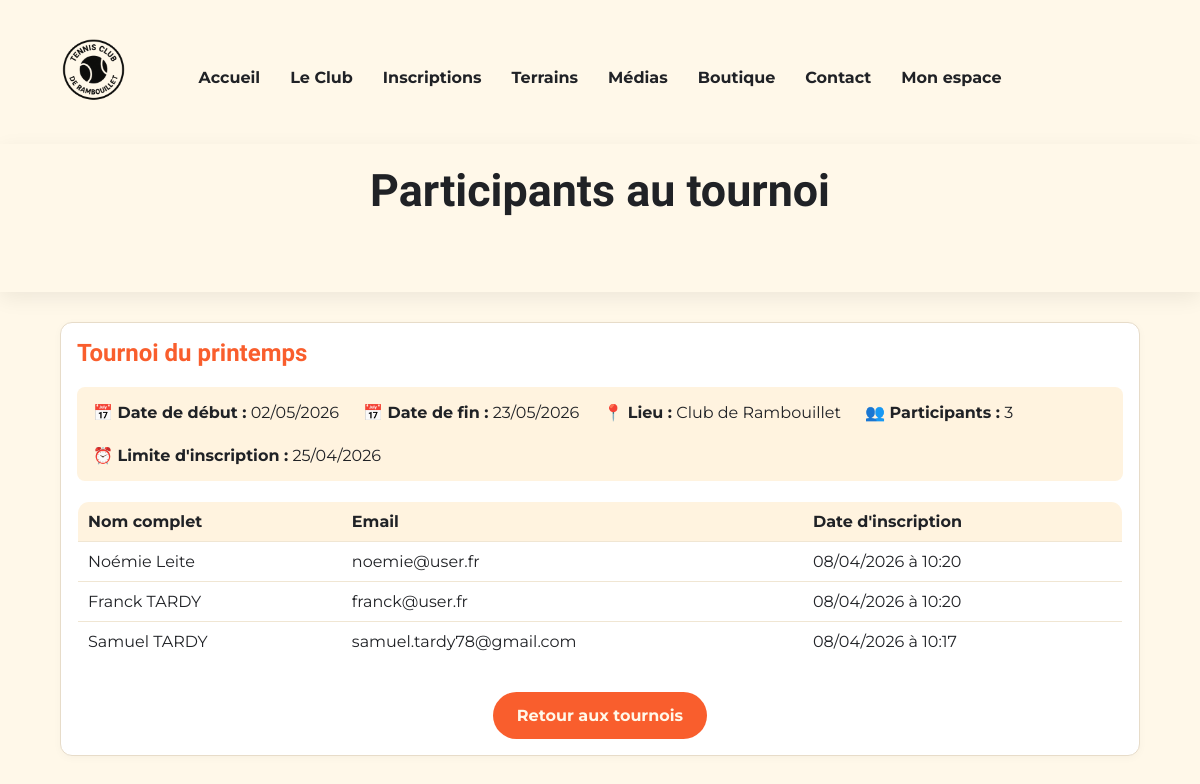
Screenshot of /php/tournament-participants.php?tournament_id=1 (signed in) with the database file from the repository.
### tables this page shows
CREATE TABLE `tournaments` (
  `id` int(11) NOT NULL,
  `title` varchar(255) NOT NULL,
  `description` text DEFAULT NULL,
  `start_date` date NOT NULL,
  `end_date` date DEFAULT NULL,
  `location` varchar(255) DEFAULT NULL,
  `max_participants` int(11) DEFAULT NULL,
  `registration_deadline` date DEFAULT NULL,
  `created_at` datetime NOT NULL DEFAULT current_timestamp()
);

CREATE TABLE `tournament_participants` (
  `id` int(11) NOT NULL,
  `tournament_id` int(11) NOT NULL,
  `user_id` int(11) NOT NULL,
  `created_at` datetime NOT NULL DEFAULT current_timestamp()
);

CREATE TABLE `users` (
  `id` int(11) NOT NULL,
  `email` varchar(190) NOT NULL,
  `password_hash` varchar(255) NOT NULL,
  `full_name` varchar(190) NOT NULL,
  `role` enum('Membre','Admin') NOT NULL DEFAULT 'Membre',
  `created_at` datetime NOT NULL DEFAULT current_timestamp(),
  `updated_at` datetime DEFAULT NULL
);

### php/tournament-participants.php (the view, shortened to what this page needs)
<?php
$pdo = db();
$tournamentId = isset($_GET['tournament_id']) ? intval($_GET['tournament_id']) : 0;
$stmt = $pdo->prepare("SELECT * FROM tournaments WHERE id = ?");
$stmt->execute([$tournamentId]);
$tournament = $stmt->fetch();
$stmt = $pdo->prepare("
  SELECT u.id, u.full_name, u.email, tp.created_at as participation_date
  FROM tournament_participants tp
  JOIN users u ON tp.user_id = u.id
  WHERE tp.tournament_id = ?
  ORDER BY tp.created_at DESC
");
$stmt->execute([$tournamentId]);
$participants = $stmt->fetchAll();
?>
<!DOCTYPE html>
<html lang="fr">
<head>
  <link rel="stylesheet" href="/tennis-club-rambouillet/css/style.css">
  <link rel="stylesheet" href="/tennis-club-rambouillet/css/admin.css">
</head>
<body>
  <header>
    <div class="container header-flex">
      <a href="/tennis-club-rambouillet/index.html"><img src="/tennis-club-rambouillet/img/logo.png" alt="Logo" class="logo"></a>
      <nav>
        <ul>
          <li><a href="/tennis-club-rambouillet/index.html">Accueil</a></li>
          <li><a href="/tennis-club-rambouillet/le-club.html">Le Club</a></li>
          <li><a href="/tennis-club-rambouillet/inscriptions.html">Inscriptions</a></li>
          <li><a href="/tennis-club-rambouillet/terrains.php">Terrains</a></li>
          <li><a href="/tennis-club-rambouillet/php/medias.php">Médias</a></li>
          <li><a href="/tennis-club-rambouillet/boutique.html">Boutique</a></li>
          <li><a href="/tennis-club-rambouillet/contact.html">Contact</a></li>
          <li><a href="/tennis-club-rambouillet/php/dashboard.php">Mon espace</a></li>
        </ul>
      </nav>
    </div>
  </header>
  <section class="hero">
    <div class="container">
      <h1>Participants au tournoi</h1>
    </div>
  </section>
  <main class="admin">
    <div class="container">
      <section class="card">
        <h2 style="color: #F95E2D; margin-bottom: 20px;"><?= htmlspecialchars($tournament['title']) ?></h2>
        <div style="display: flex; gap: 24px; flex-wrap: wrap; margin-bottom: 20px; padding: 16px; background: #fff3df; border-radius: 8px;">
          <div><strong>📅 Date de début :</strong> <?= date('d/m/Y', strtotime($tournament['start_date'])) ?></div>
          <?php if($tournament['end_date']): ?>
            <div><strong>📅 Date de fin :</strong> <?= date('d/m/Y', strtotime($tournament['end_date'])) ?></div>
          <?php endif; ?>
          <?php if($tournament['location']): ?>
            <div><strong>📍 Lieu :</strong> <?= htmlspecialchars($tournament['location']) ?></div>
          <?php endif; ?>
          <div><strong>👥 Participants :</strong> <?= count($participants) ?><?= $tournament['max_participants'] ? ' / ' . $tournament['max_participants'] : '' ?></div>
          <?php if($tournament['registration_deadline']): ?>
            <div><strong>⏰ Limite d'inscription :</strong> <?= date('d/m/Y', strtotime($tournament['registration_deadline'])) ?></div>
          <?php endif; ?>
        </div>
        <?php if(count($participants) > 0): ?>
          <table class="table">
            <thead>
              <tr>
                <th>Nom complet</th>
                <th>Email</th>
                <th>Date d'inscription</th>
              </tr>
            </thead>
            <tbody>
              <?php foreach($participants as $p): ?>
                <tr>
                  <td><?= htmlspecialchars($p['full_name']) ?></td>
                  <td><?= htmlspecialchars($p['email']) ?></td>
                  <td><?= date('d/m/Y à H:i', strtotime($p['participation_date'])) ?></td>
                </tr>
              <?php endforeach; ?>
            </tbody>
          </table>
        <?php else: ?>
          <p style="text-align: center; color: #666; padding: 40px;">Aucun participant pour le moment.</p>
        <?php endif; ?>
        <div style="margin-top: 30px; text-align: center;">
          <a href="admin-tournaments.php" class="btn">Retour aux tournois</a>
        </div>
      </section>
    </div>
  </main>
</body>
</html>

### css/style.css (style rules this page uses)
* { margin: 0; padding: 0; box-sizing: border-box; }
body { font-family: 'Montserrat', Arial, sans-serif; background: #FFF8E9; color: #202226; }
h1, h2, h3, h4, h5, h6 { font-family: 'Barlow Semi Condensed', Arial, sans-serif; font-weight: 600; }
h1 { font-size: 2.8rem; margin-bottom: 15px; }
.container { width: 90%; max-width: 1100px; margin: 0 auto; }
header { background: #FFF8E9; color: #202226; padding: 20px 0; }
.header-flex { display: flex; align-items: center; justify-content: flex-start; position: relative; }
.header-flex nav { position: absolute; left: 50%; transform: translateX(-50%); }
header .logo { height: 100px; width: auto; margin-right: 25px; transition: transform 0.2s; }
nav ul { list-style: none; display: flex; gap: 30px; margin-top: 10px; white-space: nowrap; }
nav a { color: #202226; text-decoration: none; font-weight: bold; font-family: 'Montserrat', Arial, sans-serif; transition: color .2s; }
.hero { background: #FFF8E9; color: #202226; text-align: center; padding: 20px 0 60px 0; box-shadow: 0 6px 20px rgba(0,0,0,0.07); }
.hero h1 { font-size: 2.8rem; margin-bottom: 15px; }

### css/admin.css (style rules this page uses)
.admin { padding: 30px 0; }
.card { background: white; border: 1px solid #e7dcc9; border-radius: 12px; padding: 16px; box-shadow: 0 2px 8px rgba(0,0,0,.03); margin-bottom: 18px; }
.table { width: 100%; border-collapse: collapse; background: white; border: 1px solid #e7dcc9; border-radius: 12px; overflow: hidden; }
.table th, .table td { padding: 10px; border-bottom: 1px solid #f0e6d3; text-align: left; }
.table th { background: #fff3df; }
.btn { display: inline-block; background: #F95E2D; color: #FFF8E9; font-weight: bold; font-family: 'Montserrat', Arial, sans-serif; font-size: 1rem; padding: 12px 22px; border-radius: 30px; border: 2px solid transparent; text-decoration: none; cursor: pointer; transition: .2s; }

### rows the page displays
tournaments: title "Tournoi du printemps", start_date "02/05/2026", end_date "23/05/2026", location "Club de Rambouillet", registration_deadline "25/04/2026"
tournament_participants: user.full_name "Noémie Leite", user.email "noemie@user.fr", created_at "08/04/2026 à 10:20"
tournament_participants: user.full_name "Franck TARDY", user.email "franck@user.fr", created_at "08/04/2026 à 10:20"
tournament_participants: user.full_name "Samuel TARDY", user.email "samuel.tardy78@gmail.com", created_at "08/04/2026 à 10:17"

### other values shown
count($participants) "3"
